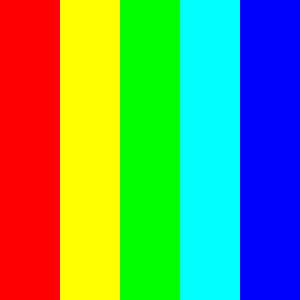
Frame 1 (no input)
Frame 60 (the mouse pressed at the canvas centre just before this capture): identical to frame 1, image omitted
Frame 120 (the mouse held since frame 60 and released just before this capture): identical to frame 1, image omitted

The Processing sketch that drew this single still picture (run headless with seeded random() and noise(); from frame 60 on, the mouse is pressed at the canvas centre):

// Processing sketch: gradient
// ── gradient.pde
// Rectangle 1 - HSB values
float __h1 = 0;      // min:0 max:360
float __s1 = 100;    // min:0 max:100
float __b1 = 100;    // min:0 max:100

// Rectangle 2 - HSB values
float __h2 = 60; // min:0 max:360
float __s2 = 100; // min:0 max:100
float __b2 = 100; // min:0 max:100

// Rectangle 3 - HSB values
float __h3 = 120; // min:0 max:360
float __s3 = 100; // min:0 max:100
float __b3 = 100; // min:0 max:100

// Rectangle 4 - HSB values
float __h4 = 180; // min:0 max:360
float __s4 = 100; // min:0 max:100
float __b4 = 100; // min:0 max:100

// Rectangle 5 - HSB values
float __h5 = 240; // min:0 max:360
float __s5 = 100; // min:0 max:100
float __b5 = 100; // min:0 max:100

void setup() {
  size(300, 300);
  colorMode(HSB, 360, 100, 100);
}

void draw() {
  background(255);
  noStroke();
  
  float rectWidth = width / 5;
  float rectHeight = height;
  
  // Rectangle 1
  fill(__h1, __s1, __b1);
  rect(0, 0, rectWidth, rectHeight);
  
  // Rectangle 2
  fill(__h2, __s2, __b2);
  rect(rectWidth, 0, rectWidth, rectHeight);
  
  // Rectangle 3
  fill(__h3, __s3, __b3);
  rect(rectWidth * 2, 0, rectWidth, rectHeight);
  
  // Rectangle 4
  fill(__h4, __s4, __b4);
  rect(rectWidth * 3, 0, rectWidth, rectHeight);
  
  // Rectangle 5
  fill(__h5, __s5, __b5);
  rect(rectWidth * 4, 0, rectWidth, rectHeight);
}
